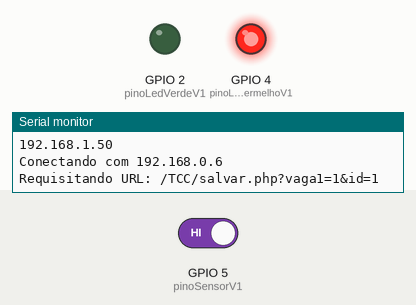
Bench run of a sketch on a simulated ESP8266 (NodeMCU). Parts: output pins drawn as LEDs (lit = HIGH), the last lines printed to the serial monitor. The inputs (shaded band) are chosen by the test bench; at power-on: GPIO 5 (pinoSensorV1) HIGH. WiFi joins after 1.5 s; servers stay silent unless stated; uploads are accepted with an empty reply.

Above: at 2.7 s.
2.8 s: GPIO 5 (pinoSensorV1) driven LOW
At 7.4 s:
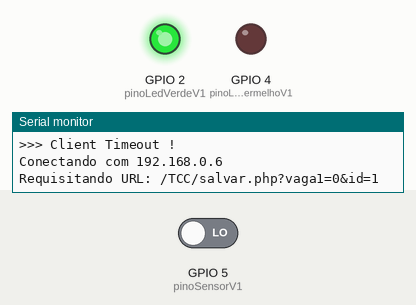
8.6 s: GPIO 5 (pinoSensorV1) driven HIGH
At 12.6 s:
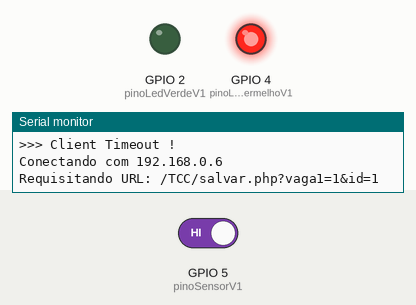
Timing chart, 0 to 14.1 s (numbered marks = the images above; inputs shaded):
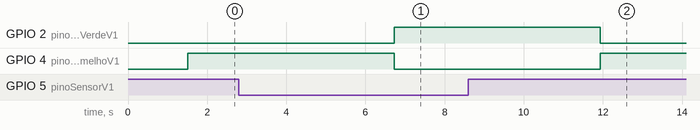

Measured:
- after the input at 2.8 s, GPIO 2 (pinoLedVerdeV1): LOW → HIGH after 3.9 s; GPIO 4 (pinoLedVermelhoV1): HIGH → LOW after 3.9 s
- after the input at 8.6 s, GPIO 2 (pinoLedVerdeV1): HIGH → LOW after 3.3 s; GPIO 4 (pinoLedVermelhoV1): LOW → HIGH after 3.3 s

The sketch:

Teste_final.ino
```cpp
#include <ESP8266WiFi.h>

//Informação da rede WIFI a ser conectada
const char* ssid     = "Gui";
const char* password = "35811316";

//Informação de que qual vaga é responsavel
const int vaga = 1
;

//IP/Site onde se encontra o Banco de Dados
const char* host = "192.168.0.6";


//pinagem dos leds e sesnsore da vaga 1
const int pinoLedVerdeV1 = 2;
const int pinoLedVermelhoV1 = 4; //troquei o 4 e o 5
const int pinoSensorV1 = 5;  //troquei o 4 e o 5

//pinagem dos leds e sensor da vaga 2
//const int pinoLedAmareloV2 = 14;
//const int pinoLedVermelhoV2 = 12;
//const int pinoSensorV2 = 13;

//0 livre 1 ocupado
int estadoVaga1 = 0;
//int estadoVaga2 = 0;
//int estadoVaga3 = 0;


void setup() {

  pinMode(pinoSensorV1, INPUT);
  pinMode(pinoLedVerdeV1, OUTPUT);
  pinMode(pinoLedVermelhoV1, OUTPUT);
//  pinMode(pinoSensorV2, INPUT);
//  pinMode(pinoLedAmareloV2, OUTPUT);
//  pinMode(pinoLedVermelhoV2, OUTPUT);


  Serial.begin(9600);
  delay(10);

  Serial.println();
  Serial.println();
  Serial.print("Conectando com  ");
  Serial.println(ssid);


//Tentando estabelecer a comunicação com o WIFI
  WiFi.begin(ssid, password);

  while (WiFi.status() != WL_CONNECTED) {
    delay(500);
    Serial.print(".");
  }

  Serial.println("");
  Serial.println("WiFi conectado");
  Serial.println("Endereco IP: ");
  Serial.println(WiFi.localIP());
}

void loop() {
  //===========================================================
  //  Espaco reservado para a leitura dos sensores

  bool sensor1 = digitalRead(pinoSensorV1);

  if(!sensor1){
      digitalWrite(pinoLedVerdeV1, HIGH);
      digitalWrite(pinoLedVermelhoV1, LOW);
      estadoVaga1 = 0;
  }
  else{
    digitalWrite(pinoLedVerdeV1, LOW);
    digitalWrite(pinoLedVermelhoV1, HIGH);
    estadoVaga1 = 1;
  }

//  if(!sensor2){
//    digitalWrite(pinoLedAmareloV2, HIGH);
//    digitalWrite(pinoLedVermelhoV2, LOW);
//    estadoVaga2 = 0;
//  }
//  else{
//    digitalWrite(pinoLedAmareloV2, LOW);
//    digitalWrite(pinoLedVermelhoV2, HIGH);
//    estadoVaga2 = 1;
//  }
  //===========================================================


  Serial.print("Conectando com ");
  Serial.println(host);


  // Criando conexão TCP
  WiFiClient client;

  //porta 80 por ser um servidor WEB
  const int port = 80;

  if (!client.connect(host, port)) {
    Serial.println("Falha na conexao");
    return;
  }

  //Criando a URL

 //Casa Man
//  String url = "/htdocs/Estacionamento/Conexao.php?";
//  url += "vaga1=";
//  url += estadoVaga1;
//  url += "vaga2=";
//  url += estadoVaga2;

//Casa Gui
String url = "/TCC/salvar.php?";
  url += "vaga1=";
  url += estadoVaga1;
  url += "&id=";
  url += vaga;

  Serial.print("Requisitando URL: ");
  Serial.println(url);


  //quando faço a solicitação GET se acrecento o cabeçalho HTTP/1.1 ele salva no banco de dados com as palavras HTTP
  client.print(String("GET ") + url + "\r\n" + "Host: "+ host + "\r\n " + "Conenection: close\r\n\r\n");

  // wait for data to be available
  unsigned long timeout = millis();
  while (client.available() == 0) {
    if (millis() - timeout > 5000) {
      Serial.println(">>> Client Timeout !");
      client.stop();
      //delay(10000);
      return;
    }
  }

  // Read all the lines of the reply from server and print them to Serial
  Serial.println("Recebendo resposta");
  // not testing 'client.connected()' since we do not need to send data here
  while (client.available()) {
    String line = client.readStringUntil('\r');
    //Serial.print(line);

    //tratamento de erro
    if(line.indexOf("Salvo_com_sucesso") != -1){
      Serial.println();
      Serial.println("Salvo com sucesso");
    }
    else if (line.indexOf("Erro_ao_salvar") != -1){
      Serial.println();
      Serial.println("Ocorreu um erro");
      //Pensar em algo para alertar a falha
    }
  }

  // Close the connection
  Serial.println();
  Serial.println("conexao fechada");
  Serial.println();
  client.stop();

//Tempo para proxima solicitação 5 segundos
  //delay(2000);
}
```
